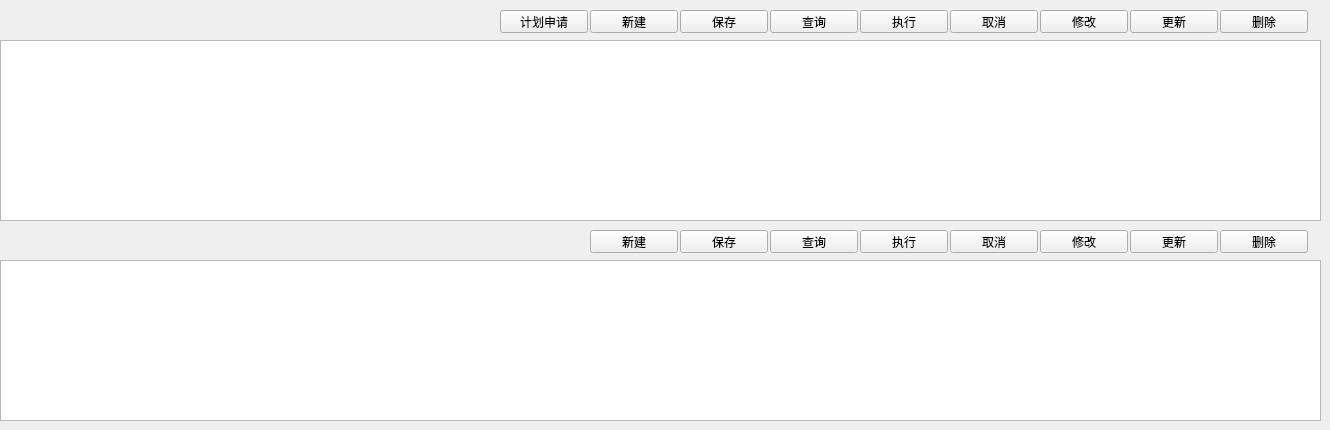
    <widget class="QWidget" name="Dtab_Project_PurchaseList_Appr">
     <attribute name="title">
      <string>项目采购申请单</string>
     </attribute>
     <widget class="QTableWidget" name="tbw_Project_PurchaseList_Appr">
      <property name="geometry">
       <rect>
        <x>0</x>
        <y>40</y>
        <width>1321</width>
        <height>181</height>
       </rect>
      </property>
     </widget>
     <widget class="QPushButton" name="pbtn_Project_PurchaseList_Appr_New">
      <property name="geometry">
       <rect>
        <x>590</x>
        <y>10</y>
        <width>88</width>
        <height>23</height>
       </rect>
      </property>
      <property name="text">
       <string>新建</string>
      </property>
     </widget>
     <widget class="QPushButton" name="pbtn_Project_PurchaseList_Appr_Modify">
      <property name="geometry">
       <rect>
        <x>1040</x>
        <y>10</y>
        <width>88</width>
        <height>23</height>
       </rect>
      </property>
      <property name="text">
       <string>修改</string>
      </property>
     </widget>
     <widget class="QPushButton" name="pbtn_Project_PurchaseList_Appr_Cancel">
      <property name="geometry">
       <rect>
        <x>950</x>
        <y>10</y>
        <width>88</width>
        <height>23</height>
       </rect>
      </property>
      <property name="text">
       <string>取消</string>
      </property>
     </widget>
     <widget class="QPushButton" name="pbtn_Project_PurchaseList_Appr_Delete">
      <property name="geometry">
       <rect>
        <x>1220</x>
        <y>10</y>
        <width>88</width>
        <height>23</height>
       </rect>
      </property>
      <property name="text">
       <string>删除</string>
      </property>
     </widget>
     <widget class="QPushButton" name="pbtn_Project_PurchaseList_Appr_Query">
      <property name="geometry">
       <rect>
        <x>770</x>
        <y>10</y>
        <width>88</width>
        <height>23</height>
       </rect>
      </property>
      <property name="text">
       <string>查询</string>
      </property>
     </widget>
     <widget class="QPushButton" name="pbtn_Project_PurchaseList_Appr_Save">
      <property name="geometry">
       <rect>
        <x>680</x>
        <y>10</y>
        <width>88</width>
        <height>23</height>
       </rect>
      </property>
      <property name="text">
       <string>保存</string>
      </property>
     </widget>
     <widget class="QPushButton" name="pbtn_Project_PurchaseList_Appr_Run">
      <property name="geometry">
       <rect>
        <x>860</x>
        <y>10</y>
        <width>88</width>
        <height>23</height>
       </rect>
      </property>
      <property name="text">
       <string>执行</string>
      </property>
     </widget>
     <widget class="QPushButton" name="pbtn_Project_PurchaseList_Appr_Update">
      <property name="geometry">
       <rect>
        <x>1130</x>
        <y>10</y>
        <width>88</width>
        <height>23</height>
       </rect>
      </property>
      <property name="text">
       <string>更新</string>
      </property>
     </widget>
     <widget class="QPushButton" name="pbtn_Project_PurchaseList_Appr_Auto">
      <property name="geometry">
       <rect>
        <x>500</x>
        <y>10</y>
        <width>88</width>
        <height>23</height>
       </rect>
      </property>
      <property name="text">
       <string>计划申请</string>
      </property>
     </widget>
     <widget class="QPushButton" name="pbtn_Project_PurchaseList_Appr_Item_Update">
      <property name="geometry">
       <rect>
        <x>1130</x>
        <y>230</y>
        <width>88</width>
        <height>23</height>
       </rect>
      </property>
      <property name="text">
       <string>更新</string>
      </property>
     </widget>
     <widget class="QPushButton" name="pbtn_Project_PurchaseList_Appr_Item_Save">
      <property name="geometry">
       <rect>
        <x>680</x>
        <y>230</y>
        <width>88</width>
        <height>23</height>
       </rect>
      </property>
      <property name="text">
       <string>保存</string>
      </property>
     </widget>
     <widget class="QPushButton" name="pbtn_Project_PurchaseList_Appr_Item_Run">
      <property name="geometry">
       <rect>
        <x>860</x>
        <y>230</y>
        <width>88</width>
        <height>23</height>
       </rect>
      </property>
      <property name="text">
       <string>执行</string>
      </property>
     </widget>
     <widget class="QPushButton" name="pbtn_Project_PurchaseList_Appr_Item_Cancel">
      <property name="geometry">
       <rect>
        <x>950</x>
        <y>230</y>
        <width>88</width>
        <height>23</height>
       </rect>
      </property>
      <property name="text">
       <string>取消</string>
      </property>
     </widget>
     <widget class="QTableWidget" name="tbw_Project_PurchaseList_Appr_Item">
      <property name="geometry">
       <rect>
        <x>0</x>
        <y>260</y>
        <width>1321</width>
        <height>161</height>
       </rect>
      </property>
     </widget>
     <widget class="QPushButton" name="pbtn_Project_PurchaseList_Appr_Item_Query">
      <property name="geometry">
       <rect>
        <x>770</x>
        <y>230</y>
        <width>88</width>
        <height>23</height>
       </rect>
      </property>
      <property name="text">
       <string>查询</string>
      </property>
     </widget>
     <widget class="QPushButton" name="pbtn_Project_PurchaseList_Appr_Item_New">
      <property name="geometry">
       <rect>
        <x>590</x>
        <y>230</y>
        <width>88</width>
        <height>23</height>
       </rect>
      </property>
      <property name="text">
       <string>新建</string>
      </property>
     </widget>
     <widget class="QPushButton" name="pbtn_Project_PurchaseList_Appr_Item_Modify">
      <property name="geometry">
       <rect>
        <x>1040</x>
        <y>230</y>
        <width>88</width>
        <height>23</height>
       </rect>
      </property>
      <property name="text">
       <string>修改</string>
      </property>
     </widget>
     <widget class="QPushButton" name="pbtn_Project_PurchaseList_Appr_Item_Delete">
      <property name="geometry">
       <rect>
        <x>1220</x>
        <y>230</y>
        <width>88</width>
        <height>23</height>
       </rect>
      </property>
      <property name="text">
       <string>删除</string>
      </property>
     </widget>
    </widget>
